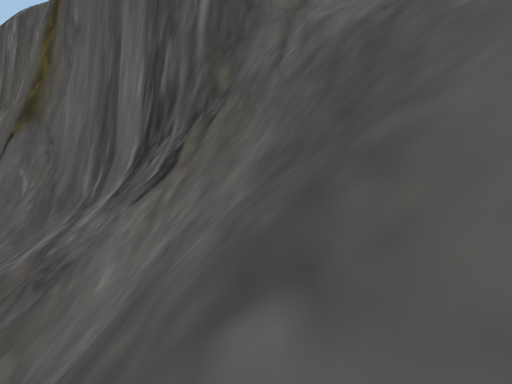
view 1 (above)

19 first-person views from a walk through a scene from a Unity 3-D project. The camera is 1.3 m above the floor, tilts 8° down and sees 75° across. The floor is counted in squares, 1 m on a side. Each view is taken from the middle of a square. On the plan, view 1 faces up. The plan holds only what a view shows up to about 14 squares ahead; the rest is blank. The place goes on beyond the plan. The player character is not drawn. Some surface patterns are stand-ins.

view 2
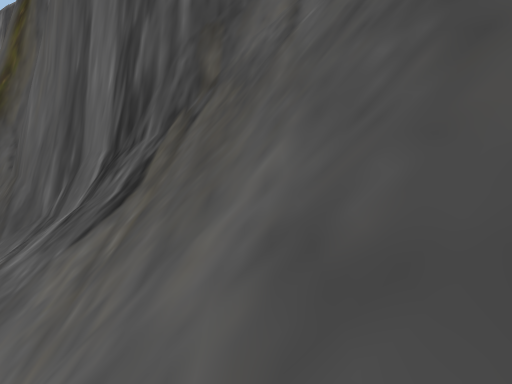

view 3
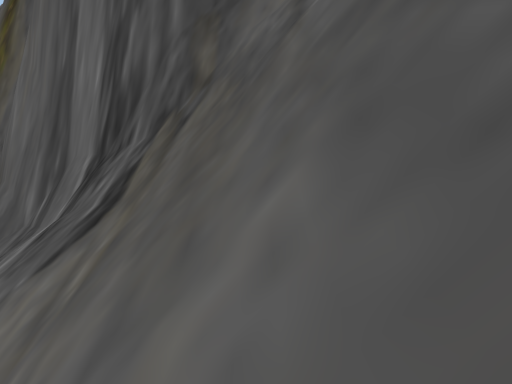

view 4
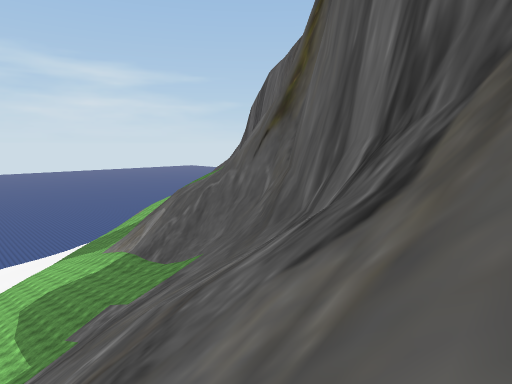

view 5
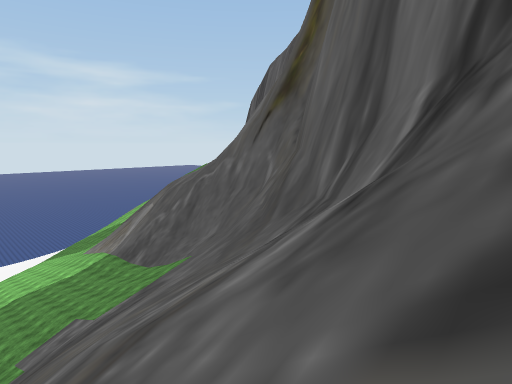

view 6
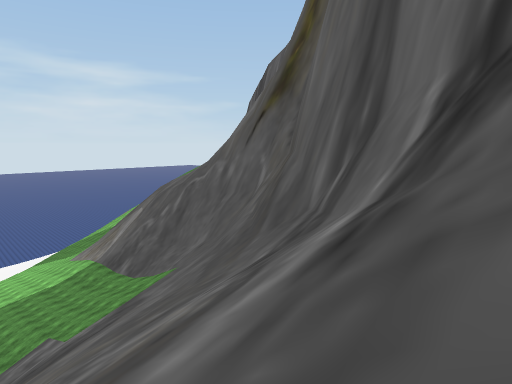

view 7
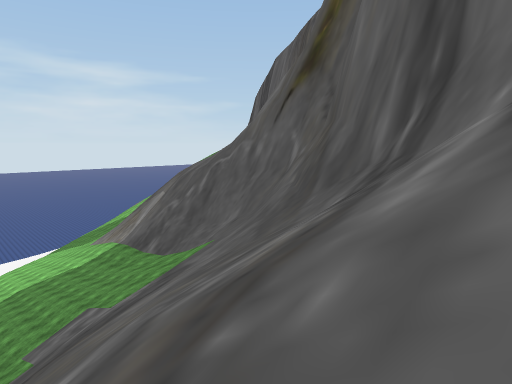

view 8
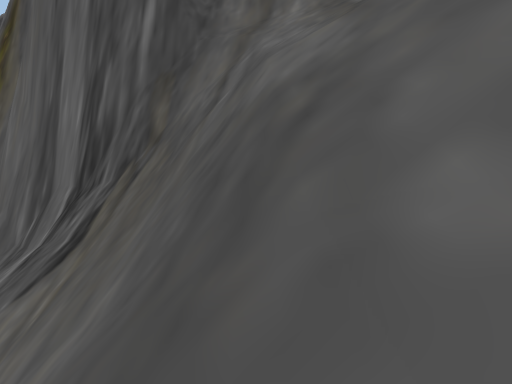

view 9
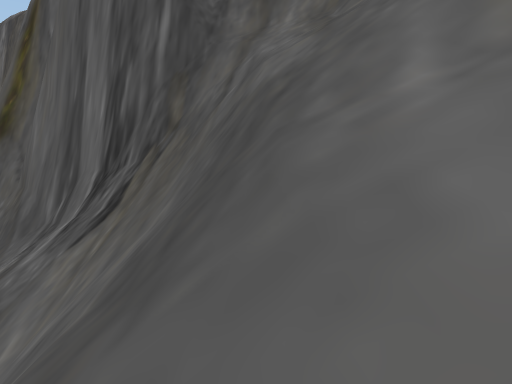

view 10
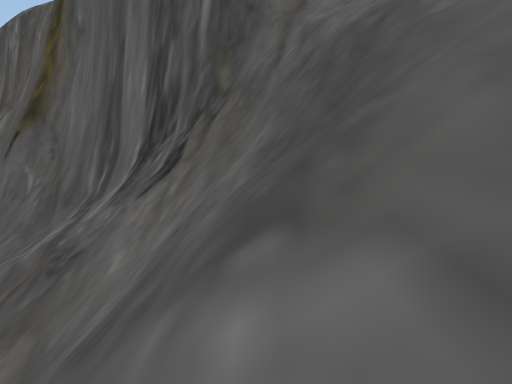

view 11
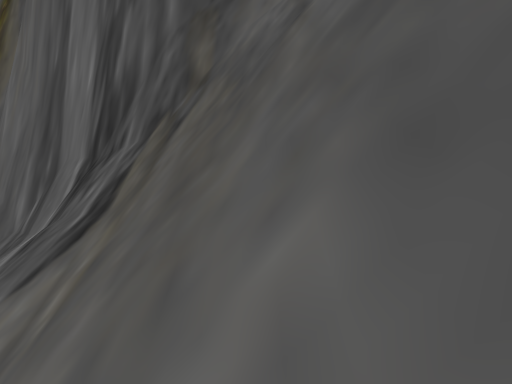

view 12
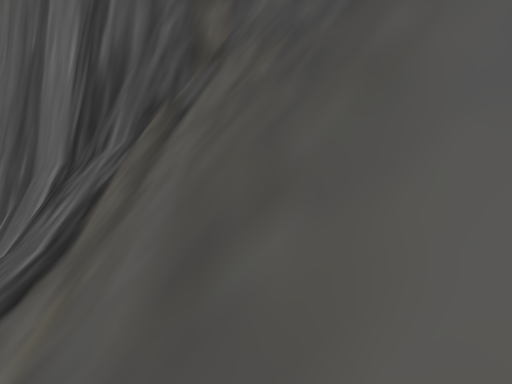

view 13
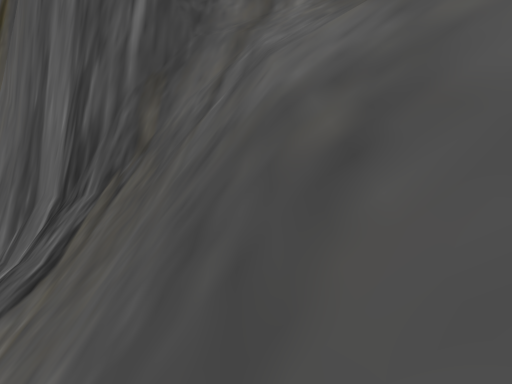

view 14
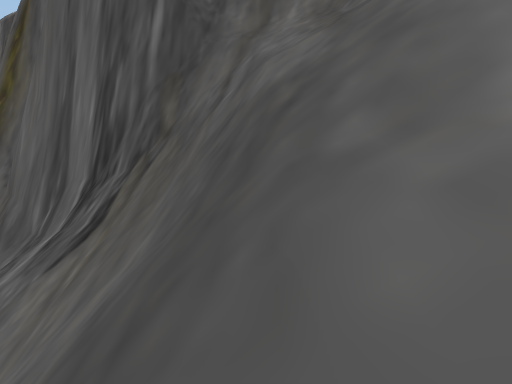

view 15
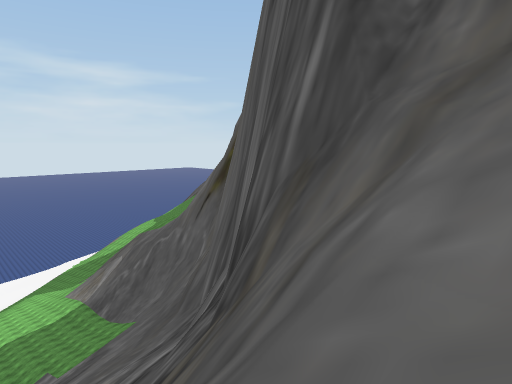

view 16
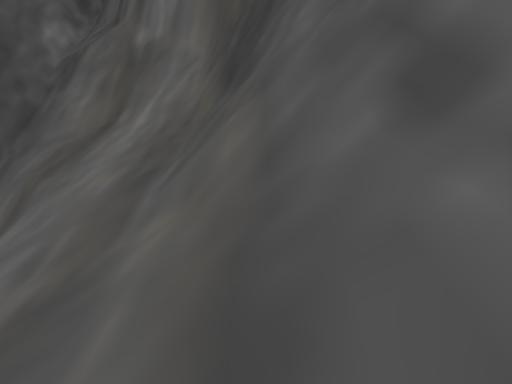

view 17
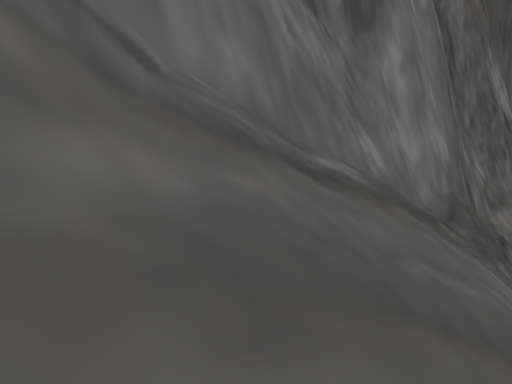

view 18
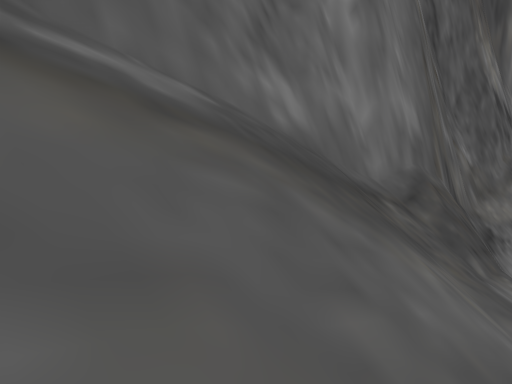

view 19
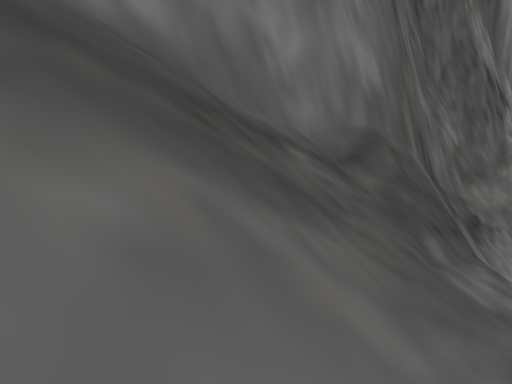

### Floor plan
Key: @ floor where view 1 was taken; # wall or solid block; / step, stairs or slope; = window, fence, low wall or low ledge; v drop or lower ground.
Columns run from 16 left of view 1 to 11 right of it. Each row starts with its distance up from view 1.
 29 //###
 28 ///###    v  ########
 27 ////=###  vvvvv=====##
 26 /////=###  vvvvvv///=###
 25 //////=###  vvvvvv///=##
 24 ///////=### vvv####///=##
 23 ////////=###vvvv====///=##
 22 /////////=###vvvv///////##
 21 //////////=###vvvv//////##
 20 ///////////=###vvvv/////##
 19 ////////////=###vvvv////###
 18 /////////////=###vvv/////=##
 17  /////////////=##vvv//////=#
 16 ///////////////=##vv///////#
 15 ////////////////##vv///////#
 14          ///////##vv///////#
 13       //////////##vv///////#
 12       //////////##vv///////#
 11       //////////##vv///////=
 10        ///////////vv///////=
  9        ////////////v///////=
  8          //////////////////=
  7           /////////////////=
  6            ////////////////=
  5             ///////////////=
  4             ///////////////=
  3              //////////////=
  2               /////// /////=
  1                /////  /////=
  0                 @/    /////=
 -1                 /     /////#
 -2                       //=//#
 -3                       //#v/#
 -4                        /##v#
 -5                         ##v#
 -6                            =

Positions as (right, up) in squares from view 1, and headings:
1: (0, 0), facing up
2: (0, 6), facing up
3: (0, 8), facing up
4: (-2, 12), facing up-left
5: (-6, 16), facing up-left
6: (-7, 18), facing up-left
7: (-9, 16), facing up-left
8: (3, 5), facing up
9: (3, 1), facing up
10: (0, -1), facing up
11: (0, 9), facing up
12: (-1, 13), facing up
13: (3, 7), facing up
14: (3, 3), facing up
15: (5, 16), facing up-left
16: (9, 14), facing up
17: (5, 19), facing down-right
18: (5, 13), facing down-right
19: (5, 8), facing down-right
